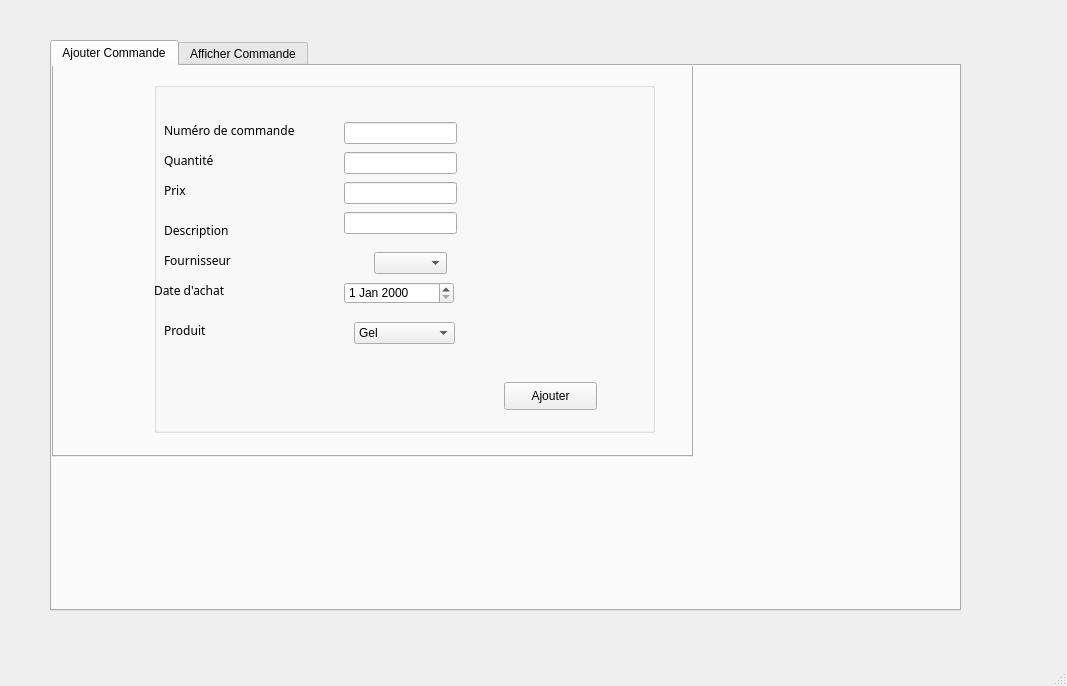
<?xml version="1.0" encoding="UTF-8"?>
<ui version="4.0">
 <class>MainWindowAchat</class>
 <widget class="QMainWindow" name="MainWindowAchat">
  <property name="geometry">
   <rect>
    <x>0</x>
    <y>0</y>
    <width>1067</width>
    <height>686</height>
   </rect>
  </property>
  <property name="windowTitle">
   <string>MainWindow</string>
  </property>
  <widget class="QWidget" name="centralwidget">
   <widget class="QTabWidget" name="tabWidget_3">
    <property name="geometry">
     <rect>
      <x>50</x>
      <y>40</y>
      <width>911</width>
      <height>571</height>
     </rect>
    </property>
    <property name="currentIndex">
     <number>0</number>
    </property>
    <widget class="QWidget" name="tab_7">
     <attribute name="title">
      <string>Ajouter Commande</string>
     </attribute>
     <widget class="QTabWidget" name="tabWidget_5">
      <property name="geometry">
       <rect>
        <x>0</x>
        <y>-50</y>
        <width>641</width>
        <height>441</height>
       </rect>
      </property>
      <property name="currentIndex">
       <number>0</number>
      </property>
      <widget class="QWidget" name="tab_13">
       <attribute name="title">
        <string>ajouter commande</string>
       </attribute>
       <widget class="QGroupBox" name="groupBox_2">
        <property name="geometry">
         <rect>
          <x>100</x>
          <y>40</y>
          <width>501</width>
          <height>351</height>
         </rect>
        </property>
        <property name="title">
         <string/>
        </property>
        <widget class="QLabel" name="label_5">
         <property name="geometry">
          <rect>
           <x>10</x>
           <y>40</y>
           <width>141</width>
           <height>16</height>
          </rect>
         </property>
         <property name="font">
          <font>
           <family>Rockwell Extra Bold</family>
          </font>
         </property>
         <property name="text">
          <string>Numéro de commande</string>
         </property>
        </widget>
        <widget class="QLabel" name="label_6">
         <property name="geometry">
          <rect>
           <x>10</x>
           <y>100</y>
           <width>56</width>
           <height>16</height>
          </rect>
         </property>
         <property name="font">
          <font>
           <family>Rockwell Extra Bold</family>
          </font>
         </property>
         <property name="text">
          <string>Prix</string>
         </property>
        </widget>
        <widget class="QLabel" name="label_11">
         <property name="geometry">
          <rect>
           <x>10</x>
           <y>170</y>
           <width>101</width>
           <height>16</height>
          </rect>
         </property>
         <property name="font">
          <font>
           <family>Rockwell Extra Bold</family>
          </font>
         </property>
         <property name="text">
          <string>Fournisseur</string>
         </property>
        </widget>
        <widget class="QLineEdit" name="le_prix">
         <property name="geometry">
          <rect>
           <x>190</x>
           <y>100</y>
           <width>113</width>
           <height>22</height>
          </rect>
         </property>
         <property name="readOnly">
          <bool>false</bool>
         </property>
        </widget>
        <widget class="QLineEdit" name="le_numcommande">
         <property name="geometry">
          <rect>
           <x>190</x>
           <y>40</y>
           <width>113</width>
           <height>22</height>
          </rect>
         </property>
         <property name="readOnly">
          <bool>false</bool>
         </property>
        </widget>
        <widget class="QLabel" name="label_16">
         <property name="geometry">
          <rect>
           <x>10</x>
           <y>70</y>
           <width>101</width>
           <height>16</height>
          </rect>
         </property>
         <property name="font">
          <font>
           <family>Rockwell Extra Bold</family>
          </font>
         </property>
         <property name="text">
          <string>Quantité</string>
         </property>
        </widget>
        <widget class="QLabel" name="label_25">
         <property name="geometry">
          <rect>
           <x>0</x>
           <y>200</y>
           <width>111</width>
           <height>16</height>
          </rect>
         </property>
         <property name="font">
          <font>
           <family>Rockwell Extra Bold</family>
          </font>
         </property>
         <property name="text">
          <string>Date d'achat</string>
         </property>
        </widget>
        <widget class="QLabel" name="label_26">
         <property name="geometry">
          <rect>
           <x>10</x>
           <y>140</y>
           <width>101</width>
           <height>16</height>
          </rect>
         </property>
         <property name="font">
          <font>
           <family>Rockwell Extra Bold</family>
          </font>
         </property>
         <property name="text">
          <string>Description</string>
         </property>
        </widget>
        <widget class="QPushButton" name="pb_ajoutercommande">
         <property name="geometry">
          <rect>
           <x>350</x>
           <y>300</y>
           <width>93</width>
           <height>28</height>
          </rect>
         </property>
         <property name="text">
          <string>Ajouter</string>
         </property>
        </widget>
        <widget class="QLineEdit" name="le_quantite">
         <property name="geometry">
          <rect>
           <x>190</x>
           <y>70</y>
           <width>113</width>
           <height>22</height>
          </rect>
         </property>
        </widget>
        <widget class="QLabel" name="label_17">
         <property name="geometry">
          <rect>
           <x>10</x>
           <y>240</y>
           <width>71</width>
           <height>16</height>
          </rect>
         </property>
         <property name="font">
          <font>
           <family>Rockwell Extra Bold</family>
          </font>
         </property>
         <property name="text">
          <string>Produit</string>
         </property>
        </widget>
        <widget class="QLineEdit" name="le_description">
         <property name="geometry">
          <rect>
           <x>190</x>
           <y>130</y>
           <width>113</width>
           <height>22</height>
          </rect>
         </property>
        </widget>
        <widget class="QDateEdit" name="le_dateachat">
         <property name="geometry">
          <rect>
           <x>190</x>
           <y>200</y>
           <width>110</width>
           <height>22</height>
          </rect>
         </property>
        </widget>
        <widget class="QComboBox" name="cb_produitcommande">
         <property name="geometry">
          <rect>
           <x>200</x>
           <y>240</y>
           <width>101</width>
           <height>22</height>
          </rect>
         </property>
         <item>
          <property name="text">
           <string>Gel</string>
          </property>
         </item>
         <item>
          <property name="text">
           <string>Javel</string>
          </property>
         </item>
         <item>
          <property name="text">
           <string>Savon</string>
          </property>
         </item>
        </widget>
        <widget class="QComboBox" name="combo_fournisseur_2">
         <property name="geometry">
          <rect>
           <x>220</x>
           <y>170</y>
           <width>73</width>
           <height>22</height>
          </rect>
         </property>
        </widget>
       </widget>
      </widget>
      <widget class="QWidget" name="tab_14">
       <attribute name="title">
        <string>Afficher commande</string>
       </attribute>
       <widget class="QGroupBox" name="groupBox_4">
        <property name="geometry">
         <rect>
          <x>40</x>
          <y>10</y>
          <width>491</width>
          <height>351</height>
         </rect>
        </property>
        <property name="title">
         <string/>
        </property>
        <widget class="QLabel" name="label_27">
         <property name="geometry">
          <rect>
           <x>10</x>
           <y>50</y>
           <width>56</width>
           <height>16</height>
          </rect>
         </property>
         <property name="text">
          <string>Produit</string>
         </property>
        </widget>
        <widget class="QLabel" name="label_28">
         <property name="geometry">
          <rect>
           <x>20</x>
           <y>70</y>
           <width>56</width>
           <height>16</height>
          </rect>
         </property>
         <property name="text">
          <string>Prix</string>
         </property>
        </widget>
        <widget class="QLabel" name="label_29">
         <property name="geometry">
          <rect>
           <x>10</x>
           <y>100</y>
           <width>101</width>
           <height>16</height>
          </rect>
         </property>
         <property name="text">
          <string>Fournisseur</string>
         </property>
        </widget>
        <widget class="QLineEdit" name="lineEdit_21">
         <property name="geometry">
          <rect>
           <x>110</x>
           <y>100</y>
           <width>113</width>
           <height>22</height>
          </rect>
         </property>
        </widget>
        <widget class="QLineEdit" name="lineEdit_22">
         <property name="geometry">
          <rect>
           <x>110</x>
           <y>70</y>
           <width>113</width>
           <height>22</height>
          </rect>
         </property>
         <property name="readOnly">
          <bool>true</bool>
         </property>
        </widget>
        <widget class="QLineEdit" name="lineEdit_23">
         <property name="geometry">
          <rect>
           <x>110</x>
           <y>40</y>
           <width>113</width>
           <height>22</height>
          </rect>
         </property>
         <property name="readOnly">
          <bool>true</bool>
         </property>
        </widget>
        <widget class="QLabel" name="label_30">
         <property name="geometry">
          <rect>
           <x>10</x>
           <y>130</y>
           <width>101</width>
           <height>16</height>
          </rect>
         </property>
         <property name="text">
          <string>Quantité</string>
         </property>
        </widget>
        <widget class="QLabel" name="label_31">
         <property name="geometry">
          <rect>
           <x>10</x>
           <y>160</y>
           <width>71</width>
           <height>16</height>
          </rect>
         </property>
         <property name="text">
          <string>Date</string>
         </property>
        </widget>
        <widget class="QDateEdit" name="dateEdit_2">
         <property name="geometry">
          <rect>
           <x>110</x>
           <y>160</y>
           <width>110</width>
           <height>22</height>
          </rect>
         </property>
         <property name="readOnly">
          <bool>true</bool>
         </property>
        </widget>
        <widget class="QPushButton" name="pushButton_6">
         <property name="geometry">
          <rect>
           <x>370</x>
           <y>130</y>
           <width>93</width>
           <height>28</height>
          </rect>
         </property>
         <property name="text">
          <string>Modifier</string>
         </property>
        </widget>
        <widget class="QSpinBox" name="spinBox_2">
         <property name="geometry">
          <rect>
           <x>140</x>
           <y>130</y>
           <width>42</width>
           <height>22</height>
          </rect>
         </property>
         <property name="readOnly">
          <bool>true</bool>
         </property>
        </widget>
        <widget class="QLabel" name="label_32">
         <property name="geometry">
          <rect>
           <x>10</x>
           <y>220</y>
           <width>71</width>
           <height>16</height>
          </rect>
         </property>
         <property name="text">
          <string>Description</string>
         </property>
        </widget>
        <widget class="QLineEdit" name="lineEdit_24">
         <property name="geometry">
          <rect>
           <x>110</x>
           <y>220</y>
           <width>161</width>
           <height>81</height>
          </rect>
         </property>
        </widget>
        <widget class="QPushButton" name="pushButton_5">
         <property name="geometry">
          <rect>
           <x>370</x>
           <y>170</y>
           <width>93</width>
           <height>28</height>
          </rect>
         </property>
         <property name="text">
          <string>Supprimer</string>
         </property>
        </widget>
        <widget class="QPushButton" name="pushButton_8">
         <property name="geometry">
          <rect>
           <x>370</x>
           <y>210</y>
           <width>93</width>
           <height>28</height>
          </rect>
         </property>
         <property name="text">
          <string>Rechercher</string>
         </property>
        </widget>
       </widget>
      </widget>
     </widget>
    </widget>
    <widget class="QWidget" name="tab_8">
     <attribute name="title">
      <string>Afficher Commande</string>
     </attribute>
     <widget class="QTableView" name="tabachat">
      <property name="geometry">
       <rect>
        <x>10</x>
        <y>30</y>
        <width>451</width>
        <height>311</height>
       </rect>
      </property>
     </widget>
     <widget class="QGroupBox" name="groupBox_5">
      <property name="geometry">
       <rect>
        <x>470</x>
        <y>40</y>
        <width>331</width>
        <height>381</height>
       </rect>
      </property>
      <property name="title">
       <string/>
      </property>
      <widget class="QGroupBox" name="groupBox_9">
       <property name="geometry">
        <rect>
         <x>0</x>
         <y>10</y>
         <width>321</width>
         <height>341</height>
        </rect>
       </property>
       <property name="mouseTracking">
        <bool>true</bool>
       </property>
       <property name="title">
        <string/>
       </property>
       <widget class="QLabel" name="label_62">
        <property name="geometry">
         <rect>
          <x>10</x>
          <y>40</y>
          <width>141</width>
          <height>16</height>
         </rect>
        </property>
        <property name="font">
         <font>
          <family>Rockwell Extra Bold</family>
         </font>
        </property>
        <property name="text">
         <string>Numéro de commande</string>
        </property>
       </widget>
       <widget class="QLabel" name="label_63">
        <property name="geometry">
         <rect>
          <x>10</x>
          <y>100</y>
          <width>56</width>
          <height>16</height>
         </rect>
        </property>
        <property name="font">
         <font>
          <family>Rockwell Extra Bold</family>
         </font>
        </property>
        <property name="text">
         <string>Prix</string>
        </property>
       </widget>
       <widget class="QLabel" name="label_64">
        <property name="geometry">
         <rect>
          <x>10</x>
          <y>160</y>
          <width>101</width>
          <height>16</height>
         </rect>
        </property>
        <property name="font">
         <font>
          <family>Rockwell Extra Bold</family>
         </font>
        </property>
        <property name="text">
         <string>Fournisseur</string>
        </property>
       </widget>
       <widget class="QLineEdit" name="le_prix_3">
        <property name="geometry">
         <rect>
          <x>160</x>
          <y>100</y>
          <width>113</width>
          <height>22</height>
         </rect>
        </property>
        <property name="readOnly">
         <bool>false</bool>
        </property>
       </widget>
       <widget class="QLineEdit" name="le_numcommande_3">
        <property name="geometry">
         <rect>
          <x>160</x>
          <y>40</y>
          <width>113</width>
          <height>22</height>
         </rect>
        </property>
        <property name="readOnly">
         <bool>false</bool>
        </property>
       </widget>
       <widget class="QLabel" name="label_65">
        <property name="geometry">
         <rect>
          <x>10</x>
          <y>70</y>
          <width>101</width>
          <height>16</height>
         </rect>
        </property>
        <property name="font">
         <font>
          <family>Rockwell Extra Bold</family>
         </font>
        </property>
        <property name="text">
         <string>Quantité</string>
        </property>
       </widget>
       <widget class="QLabel" name="label_66">
        <property name="geometry">
         <rect>
          <x>10</x>
          <y>190</y>
          <width>101</width>
          <height>16</height>
         </rect>
        </property>
        <property name="font">
         <font>
          <family>Rockwell Extra Bold</family>
         </font>
        </property>
        <property name="text">
         <string>Date d'achat</string>
        </property>
       </widget>
       <widget class="QLabel" name="label_67">
        <property name="geometry">
         <rect>
          <x>10</x>
          <y>130</y>
          <width>101</width>
          <height>16</height>
         </rect>
        </property>
        <property name="font">
         <font>
          <family>Rockwell Extra Bold</family>
         </font>
        </property>
        <property name="text">
         <string>Description</string>
        </property>
       </widget>
       <widget class="QPushButton" name="pb_ajoutercommande_3">
        <property name="geometry">
         <rect>
          <x>360</x>
          <y>160</y>
          <width>93</width>
          <height>28</height>
         </rect>
        </property>
        <property name="text">
         <string>Ajouter</string>
        </property>
       </widget>
       <widget class="QLineEdit" name="le_quantite_3">
        <property name="geometry">
         <rect>
          <x>160</x>
          <y>70</y>
          <width>113</width>
          <height>22</height>
         </rect>
        </property>
       </widget>
       <widget class="QLineEdit" name="le_dateachat_3">
        <property name="geometry">
         <rect>
          <x>160</x>
          <y>190</y>
          <width>113</width>
          <height>22</height>
         </rect>
        </property>
       </widget>
       <widget class="QLabel" name="label_68">
        <property name="geometry">
         <rect>
          <x>10</x>
          <y>230</y>
          <width>71</width>
          <height>16</height>
         </rect>
        </property>
        <property name="font">
         <font>
          <family>Rockwell Extra Bold</family>
         </font>
        </property>
        <property name="text">
         <string>Produit</string>
        </property>
       </widget>
       <widget class="QLineEdit" name="le_produitachat_3">
        <property name="geometry">
         <rect>
          <x>160</x>
          <y>230</y>
          <width>113</width>
          <height>22</height>
         </rect>
        </property>
       </widget>
       <widget class="QLineEdit" name="le_description_3">
        <property name="geometry">
         <rect>
          <x>160</x>
          <y>130</y>
          <width>113</width>
          <height>22</height>
         </rect>
        </property>
       </widget>
       <widget class="QPushButton" name="pb_modifier_5">
        <property name="geometry">
         <rect>
          <x>190</x>
          <y>270</y>
          <width>93</width>
          <height>28</height>
         </rect>
        </property>
        <property name="text">
         <string>modifier</string>
        </property>
       </widget>
       <widget class="QComboBox" name="combo_fournisseur">
        <property name="geometry">
         <rect>
          <x>180</x>
          <y>160</y>
          <width>73</width>
          <height>22</height>
         </rect>
        </property>
       </widget>
      </widget>
     </widget>
     <widget class="QComboBox" name="comboBox">
      <property name="geometry">
       <rect>
        <x>2</x>
        <y>360</y>
        <width>121</width>
        <height>22</height>
       </rect>
      </property>
      <item>
       <property name="text">
        <string>num_commande</string>
       </property>
      </item>
      <item>
       <property name="text">
        <string>quantite</string>
       </property>
      </item>
      <item>
       <property name="text">
        <string>prix</string>
       </property>
      </item>
      <item>
       <property name="text">
        <string>description</string>
       </property>
      </item>
      <item>
       <property name="text">
        <string>fournisseur</string>
       </property>
      </item>
      <item>
       <property name="text">
        <string>date_achat</string>
       </property>
      </item>
      <item>
       <property name="text">
        <string>produit</string>
       </property>
      </item>
     </widget>
     <widget class="QPushButton" name="pb_supprimer_2">
      <property name="geometry">
       <rect>
        <x>340</x>
        <y>380</y>
        <width>93</width>
        <height>28</height>
       </rect>
      </property>
      <property name="text">
       <string>Supprimer</string>
      </property>
     </widget>
     <widget class="QLineEdit" name="le_recherche_2">
      <property name="geometry">
       <rect>
        <x>150</x>
        <y>360</y>
        <width>141</width>
        <height>22</height>
       </rect>
      </property>
      <property name="placeholderText">
       <string>Rechercher</string>
      </property>
     </widget>
     <widget class="QComboBox" name="colone_tri">
      <property name="geometry">
       <rect>
        <x>12</x>
        <y>440</y>
        <width>131</width>
        <height>22</height>
       </rect>
      </property>
      <item>
       <property name="text">
        <string>NUM_COMMANDE</string>
       </property>
      </item>
      <item>
       <property name="text">
        <string>QUANTITE</string>
       </property>
      </item>
      <item>
       <property name="text">
        <string>PRIX</string>
       </property>
      </item>
      <item>
       <property name="text">
        <string>DESCRIPTION</string>
       </property>
      </item>
      <item>
       <property name="text">
        <string>FOURNISSEUR</string>
       </property>
      </item>
      <item>
       <property name="text">
        <string>DATE_ACHAT</string>
       </property>
      </item>
      <item>
       <property name="text">
        <string>PRODUIT</string>
       </property>
      </item>
     </widget>
     <widget class="QComboBox" name="ordre_tri">
      <property name="geometry">
       <rect>
        <x>180</x>
        <y>440</y>
        <width>73</width>
        <height>22</height>
       </rect>
      </property>
      <item>
       <property name="text">
        <string>ASC</string>
       </property>
      </item>
      <item>
       <property name="text">
        <string>DESC</string>
       </property>
      </item>
     </widget>
     <widget class="QPushButton" name="tri">
      <property name="geometry">
       <rect>
        <x>300</x>
        <y>440</y>
        <width>93</width>
        <height>28</height>
       </rect>
      </property>
      <property name="text">
       <string>tri</string>
      </property>
     </widget>
     <widget class="QPushButton" name="pushButton">
      <property name="geometry">
       <rect>
        <x>650</x>
        <y>430</y>
        <width>93</width>
        <height>28</height>
       </rect>
      </property>
      <property name="text">
       <string>imprimer</string>
      </property>
     </widget>
     <widget class="QPushButton" name="PDF">
      <property name="geometry">
       <rect>
        <x>650</x>
        <y>480</y>
        <width>93</width>
        <height>28</height>
       </rect>
      </property>
      <property name="text">
       <string>PDF</string>
      </property>
     </widget>
    </widget>
   </widget>
  </widget>
  <widget class="QMenuBar" name="menubar">
   <property name="geometry">
    <rect>
     <x>0</x>
     <y>0</y>
     <width>1067</width>
     <height>26</height>
    </rect>
   </property>
  </widget>
  <widget class="QStatusBar" name="statusbar"/>
 </widget>
 <resources/>
 <connections/>
</ui>
